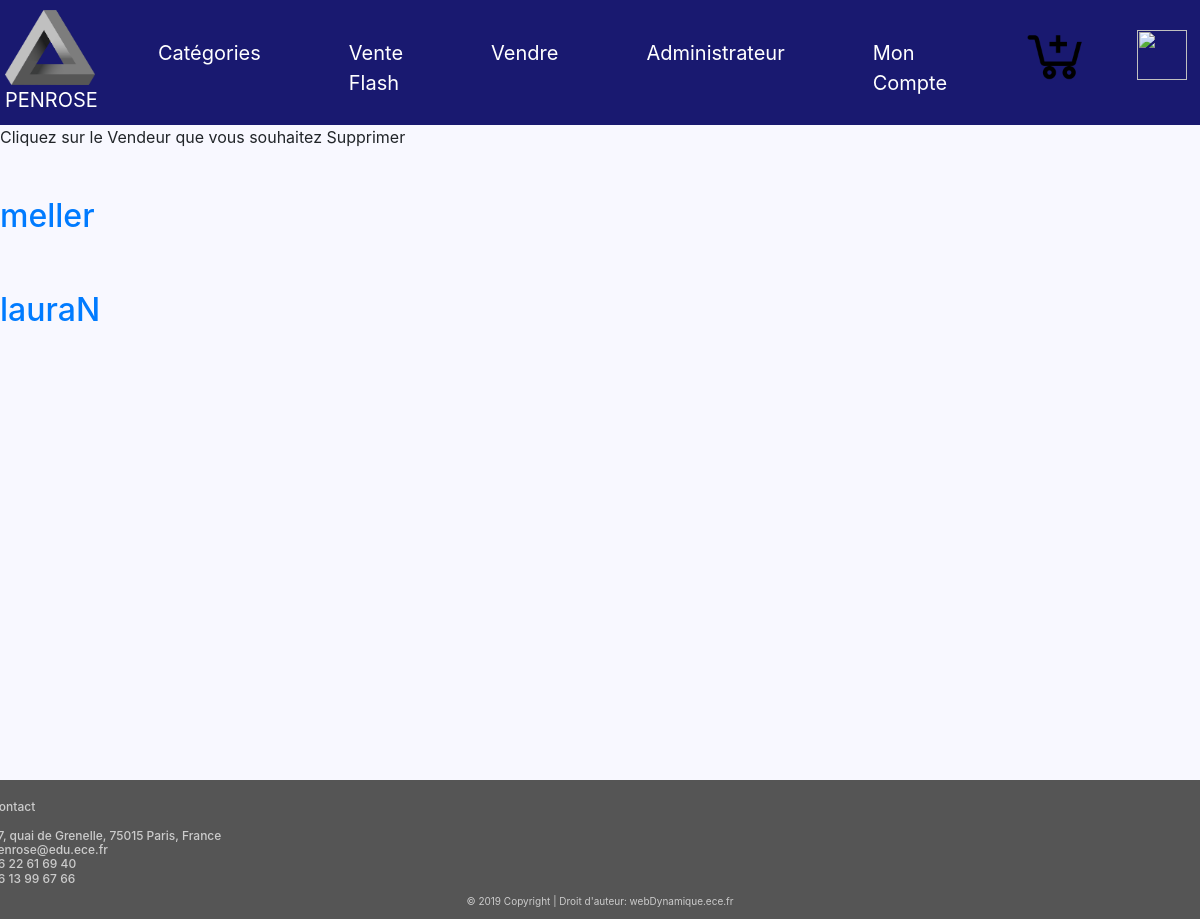
The app's page /Rvendeur.php, older data.
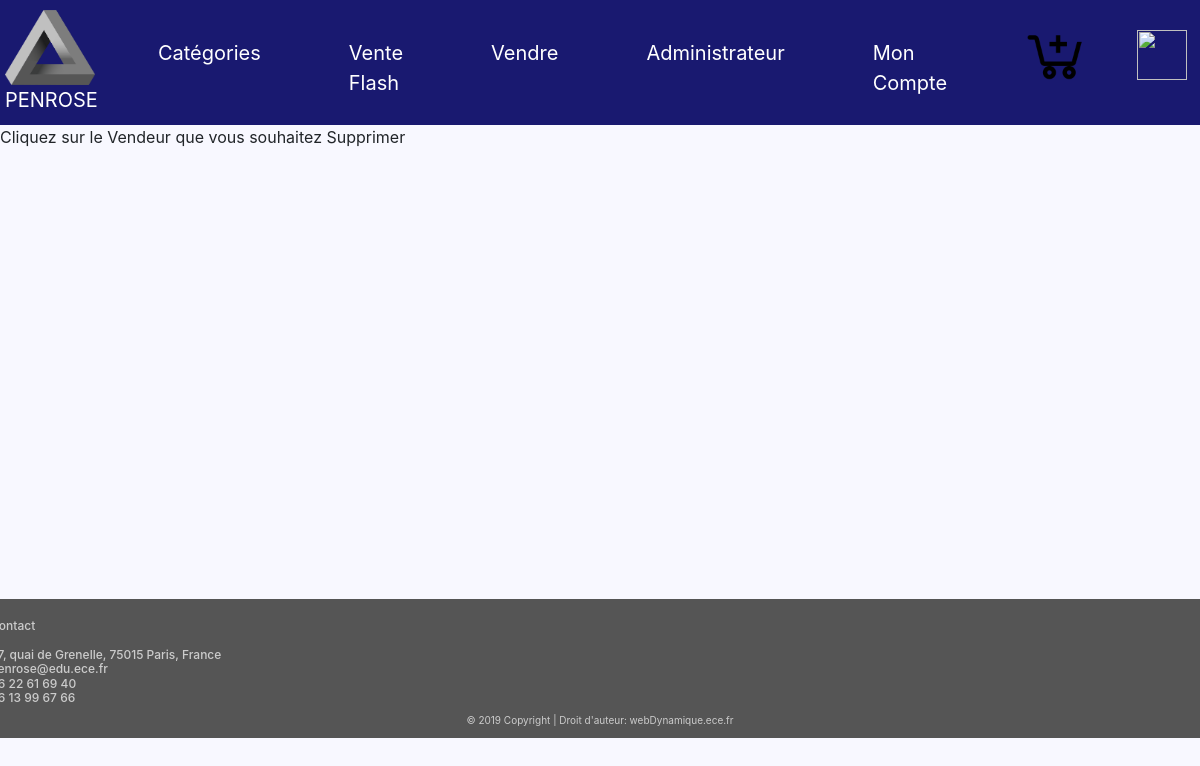
The same page, newer data.
### tables this page shows
CREATE TABLE IF NOT EXISTS `vendeur` (
  `id` int(11) NOT NULL AUTO_INCREMENT,
  `nom` varchar(255) NOT NULL,
  `mail` varchar(255) NOT NULL,
  `pseudo` varchar(255) NOT NULL,
  `fond` varchar(250) NOT NULL,
  `photo` varchar(250) NOT NULL,
  PRIMARY KEY (`id`)
);

### Rvendeur.php (the view, shortened to what this page needs)
<!DOCTYPE html>
<html>
<head>
<link rel="stylesheet"
href="https://stackpath.bootstrapcdn.com/bootstrap/4.1.3/css/bootstrap.min.css">
<link rel="stylesheet" type="text/css" href="styles.css">
</head>
<body>
<nav class="navbar navbar-expand-md">
<a class="navbar-brand" href="https://sites.google.com/site/tpe44lesillusionsoptiques/info-presse-classeur/le-triangle-de-penrose"><img class="logo" src="logo.png" height='75' width='90'/><br>	PENROSE</a>
<div class="collapse navbar-collapse" id="main-navigation">
<ul class="navbar-nav">
<li class="nav-item"><a class="nav-link"
href="Categorie.php">Catégories</a></li>
<li class="nav-item"><a class="nav-link" href="Venteflash.php">Vente Flash</a></li>
<li class="nav-item"><a class="nav-link"
href="verif_vendeur.php">Vendre</a></li>
<li class="nav-item"><a class="nav-link"
href="verif_admi.php">Administrateur</a></li>
<li class="nav-item"><a class="nav-link"
href="verif_acheteur.php">Mon Compte</a></li>
<a class="navbar-brand" href="Panier.php"><img class="panier" src="panier.png" height='70' width='70'> </a>
<a class="navbar-brand" href="logout.php"><img class="deco" src="Deco.png" height='50' width='50'> </a>
</ul>
</div>
</nav>
<div>  Cliquez sur le Vendeur que vous souhaitez Supprimer <br>
	<?php
		$database = "ece_amazon";
		$db_handle = mysqli_connect('localhost', 'root', 'root');
		$db_found = mysqli_select_db($db_handle, $database);
		if ($db_found)
		{
			$sql = "SELECT * FROM vendeur";
			$result = mysqli_query($db_handle, $sql);
			while($data = mysqli_fetch_assoc($result))
			{
				?>
				<br><br>
				<div class="texte-2">
					<a href="?show=<?php echo $data["nom"];?>"><h2><?php echo $data["nom"];?></h2></a>
				</div>
				<?php
			}
		}
		else {echo "Database not found";}
	?>
</div>
<footer class="page-footer3">
<div class="container">
<div class="row">
<div class="col-lg-8 col-md-8 col-sm-12">
</div>
<h4 class="contact">Contact<br> <br>
37, quai de Grenelle, 75015 Paris, France <br>
penrose@edu.ece.fr <br>
06 22 61 69 40 <br>
06 13 99 67 66
</h4>
</div>
</div>
<div class="copyright">&copy; 2019 Copyright | Droit
d'auteur: webDynamique.ece.fr </div>
</footer>
</body>
</html>

### styles.css (style rules this page uses)
body { padding: 0px; margin: 0px; background: #F8F8FF; }
.navbar { background:#191970; padding: 5px; font-size: 20px; }
.logo { margin-right:0px; }
.panier { margin-left:30px; margin-top:-5px; }
.deco { margin-left:30px; margin-top:5px; }
.nav-link, .navbar-brand { color: #fff; cursor: pointer; }
.nav-link { margin-left: 1.8em !important; margin-right: 1.8em; margin-top: 0.5em !important; }
.navbar-collapse { justify-content: flex-end; }
.page-footer3 { background-color: #555; color: #ccc; padding: 20px; padding-bottom: 10px; margin-top: 450px; }
.contact { font-size: 12px; margin-left: -800px; }
.copyright { font-size:10px; text-align: center; }

Row changes from the older to the newer data that the page shows:
removed vendeur: nom "meller"
removed vendeur: nom "lauraN"
